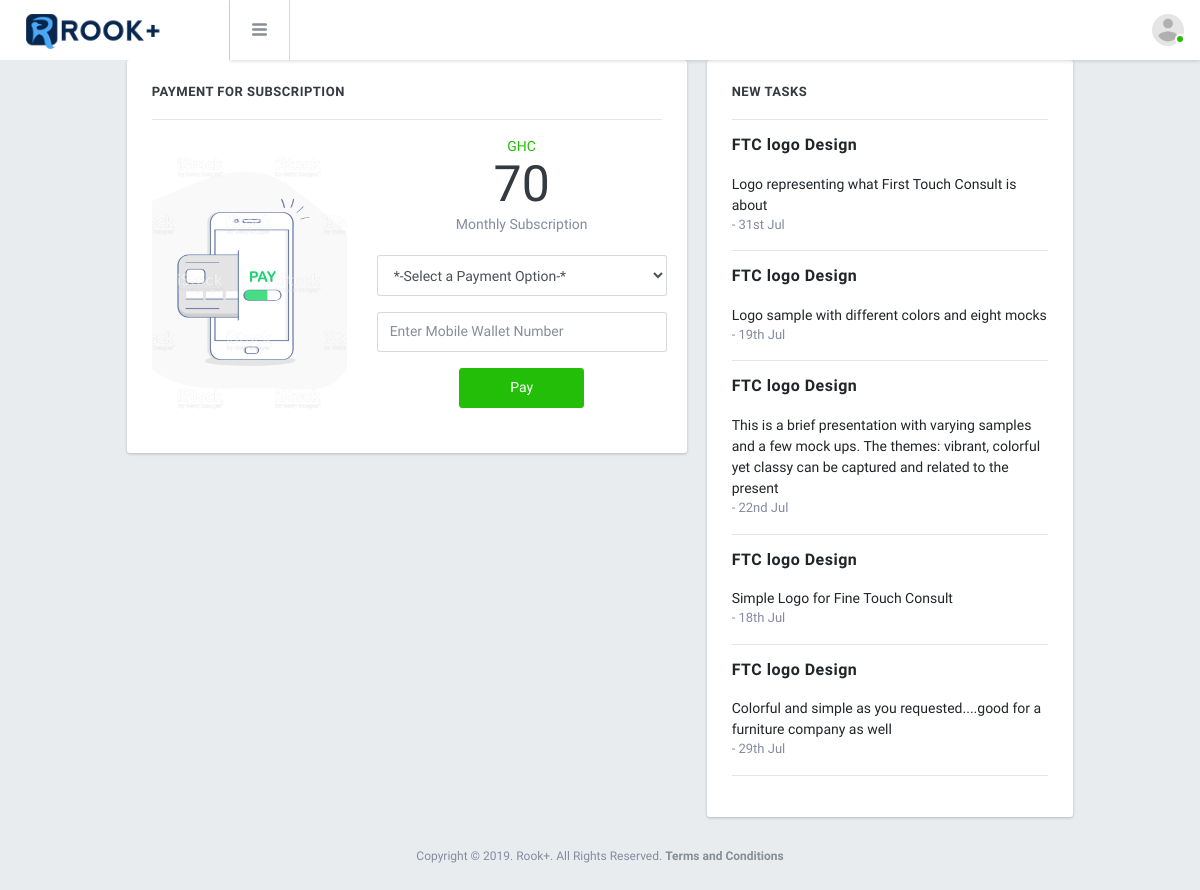
The page /subscription (signed in) on the database its author committed.
### tables this page shows
CREATE TABLE `appusers` (
  `apid` int(11) NOT NULL,
  `userid` int(11) NOT NULL,
  `email` varchar(80) NOT NULL,
  `password` varchar(80) NOT NULL,
  `user_type` enum('s','c','a') NOT NULL,
  `token` varchar(100) DEFAULT NULL,
  `firebase` varchar(100) DEFAULT NULL
);

CREATE TABLE `solution` (
  `sid` int(11) NOT NULL,
  `stid` int(11) NOT NULL,
  `tid` int(11) NOT NULL,
  `summary` text,
  `file` varchar(100) DEFAULT NULL,
  `rate` int(11) DEFAULT '0',
  `submission` int(11) NOT NULL DEFAULT '0',
  `attempt` int(11) NOT NULL DEFAULT '0',
  `speed` int(11) NOT NULL DEFAULT '0',
  `remark` varchar(100) DEFAULT NULL,
  `status` enum('0','1','2','3') NOT NULL DEFAULT '0',
  `send_date` datetime DEFAULT NULL,
  `date` datetime NOT NULL
);

CREATE TABLE `task` (
  `tid` int(11) NOT NULL,
  `cid` int(11) NOT NULL,
  `title` varchar(100) NOT NULL,
  `summary` text NOT NULL,
  `file` varchar(100) DEFAULT NULL,
  `days` int(11) DEFAULT NULL,
  `delete_task` enum('0','1') NOT NULL DEFAULT '0',
  `date` datetime NOT NULL
);

### app/user.php (called while the page is built, shortened)
<?php
require('connect.php');
class User{
	public function get_user_type($apid){
		global $link;
		$apid = clean($link, $apid);
		$data = mysqli_fetch_assoc(mysqli_query($link, "SELECT user_type, userid FROM appusers WHERE apid='$apid' "));
		return $data;
	}
}
?>

### app/clean.php (called while the page is built, shortened)
<?php
function clean($link,$data){
	return htmlentities(strip_tags(mysqli_real_escape_string($link,$data)));
}
?>

### app/company.php (the view, shortened to what this page needs)
<?php
class Company{
  public function get_user_type($apid){
    global $link;
    $apid = clean($link, $apid);
    $data = mysqli_fetch_assoc(mysqli_query($link, "SELECT user_type, userid FROM appusers WHERE apid='$apid' "));
    return $data;
  }
  public function honey_pot($apid){
		global $link;
		$apid =  clean($link, $apid);
    $uc = $this->get_user_type($apid);
    $cid = $uc['userid'];
    $q = mysqli_query($link, "SELECT * FROM `solution` WHERE tid IN (SELECT tid FROM `task` WHERE cid='$cid') AND status='1' ORDER BY RAND() LIMIT 5 ");
    $qnum = mysqli_num_rows($q);
    $sol = '';
    while ($qr = mysqli_fetch_array($q, MYSQLI_ASSOC)) {
      $tid = $qr['tid'];
      $tq = mysqli_query($link, "SELECT title FROM task WHERE tid='$tid' ");
      $tqr = mysqli_fetch_assoc($tq);
      $stid = $qr['stid'];
      $stq = mysqli_query($link, "SELECT username FROM students WHERE stid='$stid'");
      $stqr = mysqli_fetch_assoc($stq);
      $datepost = strtotime(date("Y-m-d", strtotime($qr['send_date'])));
      $tdate = strtotime(date("Y-m-d", time()));
      $datedif = $tdate - $datepost;
      if($datedif < 86400){
          $timepost = 'Today '.date("g:i A",strtotime($qr['send_date']));
      }
      else if($datedif >= 86400 && $datedif < 172800){
          $timepost = 'Yesterday '.date("g:i A",strtotime($qr['send_date']));
      }
      else if($datedif >= 31104000){
          $timepost = date("jS M, Y",strtotime($qr['send_date']));
      }
      else{
          $timepost = date("jS M",strtotime($qr['send_date']));
      }
      $sol .= '<h6 class="card-title">'.$tqr['title'].'</h6>
                <p class="card-text mg-b-5" style="color:#212529;cursor:pointer;">'.$qr['summary'].'</p>
                <p class="card-subtitle mg-b-0" style="font-size:13px;"><b>'.$stqr['username'].'</b> - '.$timepost.'</p>
                <hr>';
    }
    return $sol;
  }
}
?>

### app/connect.php (shortened to what this page needs)
<?php
require 'clean.php';
$help = '<script type="text/javascript">
        var Tawk_API=Tawk_API||{}, Tawk_LoadStart=new Date();
        (function(){
        var s1=document.createElement("script"),s0=document.getElementsByTagName("script")[0];
        s1.async=true;
        s1.src=\'https://embed.tawk.to/5b11210710b99c7b36d489d7/default\';
        s1.charset=\'UTF-8\';
        s1.setAttribute(\'crossorigin\',\'*\');
        s0.parentNode.insertBefore(s1,s0);
        })();
        </script>';
$footer = 'Copyright &copy; <script>document.write(new Date().getFullYear());</script>. Rook+. All Rights Reserved. <b><a href="terms">Terms and Conditions</a></b>'.$help;
?>

### subscription.php (shortened to what this page needs)
<?php
require 'app/user.php';
require 'app/admin.php';
require 'app/company.php';
$ux = new User();
$cx = new Company();
$apid = $_SESSION['apid'];
$userz = $ux->user_email($apid);
$uc = $ux->get_user_type($apid);
$usertype = $uc['user_type'];
if($usertype == 's'){
  $userx = $ux->user_data($apid, "fname,lname,active,avatar,username");
  if($userx['active'] == 0){
    header("Location: activate");
    exit();
  }
  else if(empty($userx['username']) == true){
    header("Location: info");
    exit();
  }
  elseif ($userx['active'] == 2){
    header("Location: door");
    exit();
  }
  $points = $ux->get_points($apid);
  $studentpts = '<div class="tx-center">
                  <span class="profile-earning-label">Points</span>
                  <h3 class="profile-earning-amount">'.$points.' <i class="icon ion-ios-arrow-thin-up tx-success"></i></h3>
                  <span class="profile-earning-text">Based on task solutions.</span>
                </div>
                <hr>';
  $fullname = $userx['fname'].' '.$userx['lname'];
  $fname = $userx['fname'];
  $email = $userz['email'];
  if(empty($userx['avatar'])){
    $logo = 'p.png';
  }
  else{
    $logo = $userx['avatar'];
  }
  $amount = 20;
  $sublengt = 'Anual Subscription';
  $vest = $ux->honey_pot();
}
else if($usertype == 'a'){
  header("Location: admin");
  exit();
}
else if($usertype == 'c'){
  $userx = $ux->user_data($apid, "cname,logo,email,active");
  if(empty($userx['logo'])){
    $logo = 'p.png';
  }
  else{
    $logo = $userx['logo'];
  }
  $amount = 70;
  $sublengt = 'Monthly Subscription';
  $vest = $cx->honey_pot($apid);
}
else{
  header("Location: home");
  exit();
}
?>
<!DOCTYPE html>
<html lang="en">
<head>
    <link href="css/font-awesome.css" rel="stylesheet">
    <link href="css/ionicons.css" rel="stylesheet">
    <link href="lib/perfect-scrollbar/css/perfect-scrollbar.css" rel="stylesheet">
    <link href="lib/jquery-switchbutton/jquery.switchButton.css" rel="stylesheet">
    <link href="lib/rickshaw/rickshaw.min.css" rel="stylesheet">
    <link href="css/select2.min.css" rel="stylesheet">
    <link href="css/parsley.css" rel="stylesheet">
    <link href="css/spinkit.css" rel="stylesheet">
    <link href="css/sweetalert2.min.css" rel="stylesheet">
    <link rel="stylesheet" href="css/rook.css">
  </head>
  <body>
    <div class="br-logo"><a href="dashboard" class="inner-link"><img alt="" src="assets/images/logo.png" width="150"></a></div>
    <div class="br-header">
      <div class="br-header-left">
        <div class="navicon-left hidden-md-down"><a id="btnLeftMenu" href="#"><i class="icon ion-navicon-round"></i></a></div>
      </div>
      <div class="br-header-right">
        <nav class="nav">
          <div class="dropdown">
            <a href="#" class="nav-link nav-link-profile" data-toggle="dropdown">
              <img src="img/avatar/<?php echo $logo; ?>" class="wd-32 rounded-circle" alt="">
              <span class="square-10 bg-success"></span>
            </a>
          </div>
        </nav>
      </div>
    </div>
    <div class="br-mainpanel" style="margin-left: 0;">
      <div class="br-pagebody mg-t-150">
        <div class="row row-sm mg-t-20">
          <div class="col-md-6 col-md-offset-1">
            <div class="card bd-0 shadow-base">
              <div class="pd-x-25 pd-t-25 pd-b-25">
                <h6 class="tx-13 tx-uppercase tx-inverse tx-semibold tx-spacing-1 mg-b-20">Payment for Subscription</h6>
                <hr>
                <div class="tx-center">
                <div class="row ht-100p">
                  <div class="col-md-5">
                    <img src="img/pay.jpg" class="wd-100p ht-100p object-fit-cover rounded" alt="Image">
                  </div>
                  <div class="col-md-7 pd-y-0 pd-r-10 d-flex align-items-start flex-column">
                    <p class="mg-b-0 tx-center tx-success" style="width:100%;">GHC</p>
                    <h4 class="tx-normal tx-inverse tx-roboto tx-50 mg-b-2" style="width:100%;"><?php echo $amount;?></h4>
                    <p class="mg-b-20" style="width:100%;"><?php echo $sublengt;?></p>
                    <form id="form" data-parsley-validate style="width:100%;">
                      <div class="form-group">
                      <select class="form-control" name="ptype" id="ptype" required>
                        <option value="">*-Select a Payment Option-*</option>
                      </select>
                      </div>
                      <div class="form-group">
                        <input type="text" class="form-control" data-parsley-length="[10, 10]" data-parsley-type="digits" name="phone" id="wallet" placeholder="Enter Mobile Wallet Number" required>
                      </div>
                      <p class="mg-b-20">
                        <button id="pay" type="submit" name="pay" class="btn btn-success pd-x-50">Pay</button>
                      </p>
                    </form>
                  </div>
                </div>
                </div>
              </div>
            </div>
          </div>
          <div class="col-md-4">
            <div class="card bd-0 shadow-base">
              <div class="pd-x-25 pd-t-25 pd-b-25">
                <h6 class="tx-13 tx-uppercase tx-inverse tx-semibold tx-spacing-1 mg-b-20">New Tasks</h6>
                <hr>
                <?php echo $vest;?>
              </div>
            </div>
          </div>
        </div>
      </div>
      <footer class="br-footer">
        <p style="width: 100%;" class="text-center mg-b-2"><?php echo $footer;?></p>
      </footer>
    </div>
  </body>
</html>

### rows shown on the page
appusers: user_type "70", user_type "Monthly Subscription"
solution: tid.title "FTC logo Design", summary "Logo representing what First Touch Consult is about", send_date "31st Jul"
solution: tid.title "FTC logo Design", summary "Logo sample with different colors and eight mocks", send_date "19th Jul"
solution: tid.title "FTC logo Design", summary "This is a brief presentation with varying samples and a few mock ups. The themes: vibrant, colorful yet classy can be captured and related to the present", send_date "22nd Jul"
solution: tid.title "FTC logo Design", summary "Simple Logo for Fine Touch Consult", send_date "18th Jul"
solution: tid.title "FTC logo Design", summary "Colorful and simple as you requested....good for a furniture company as well", send_date "29th Jul"
